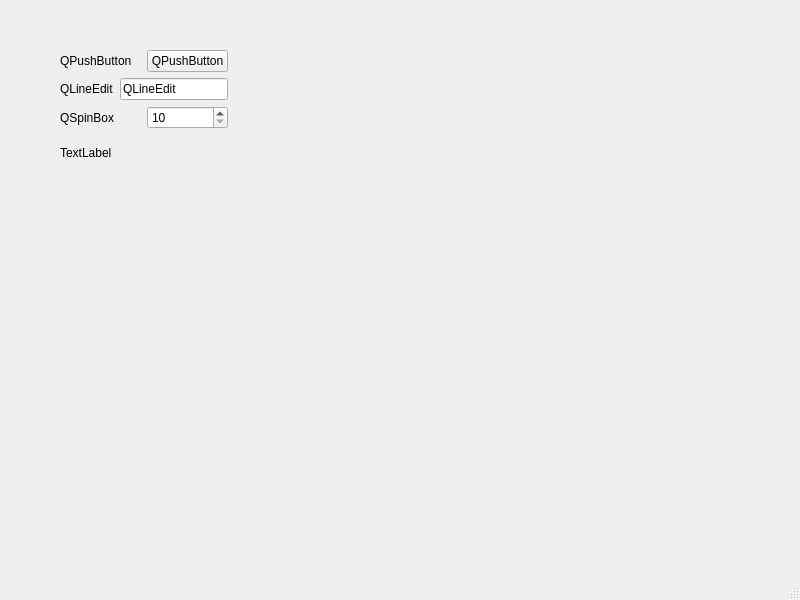
<?xml version="1.0" encoding="UTF-8"?>
<ui version="4.0">
 <class>MainWindow</class>
 <widget class="QMainWindow" name="MainWindow">
  <property name="geometry">
   <rect>
    <x>0</x>
    <y>0</y>
    <width>800</width>
    <height>600</height>
   </rect>
  </property>
  <property name="windowTitle">
   <string>MainWindow</string>
  </property>
  <widget class="QWidget" name="centralwidget">
   <widget class="QWidget" name="">
    <property name="geometry">
     <rect>
      <x>60</x>
      <y>50</y>
      <width>168</width>
      <height>120</height>
     </rect>
    </property>
    <layout class="QVBoxLayout" name="verticalLayout">
     <item>
      <layout class="QHBoxLayout" name="horizontalLayout">
       <item>
        <widget class="QLabel" name="label">
         <property name="text">
          <string>QPushButton</string>
         </property>
        </widget>
       </item>
       <item>
        <widget class="QPushButton" name="pushButton">
         <property name="text">
          <string>QPushButton</string>
         </property>
        </widget>
       </item>
      </layout>
     </item>
     <item>
      <layout class="QHBoxLayout" name="horizontalLayout_2">
       <item>
        <widget class="QLabel" name="label_2">
         <property name="text">
          <string>QLineEdit</string>
         </property>
        </widget>
       </item>
       <item>
        <widget class="QLineEdit" name="lineEdit">
         <property name="text">
          <string>QLineEdit</string>
         </property>
        </widget>
       </item>
      </layout>
     </item>
     <item>
      <layout class="QHBoxLayout" name="horizontalLayout_3">
       <item>
        <widget class="QLabel" name="label_3">
         <property name="text">
          <string>QSpinBox</string>
         </property>
        </widget>
       </item>
       <item>
        <widget class="QSpinBox" name="spinBox">
         <property name="minimum">
          <number>10</number>
         </property>
         <property name="maximum">
          <number>20</number>
         </property>
        </widget>
       </item>
      </layout>
     </item>
     <item>
      <widget class="QLabel" name="label_4">
       <property name="text">
        <string>TextLabel</string>
       </property>
      </widget>
     </item>
    </layout>
   </widget>
  </widget>
  <widget class="QMenuBar" name="menubar">
   <property name="geometry">
    <rect>
     <x>0</x>
     <y>0</y>
     <width>800</width>
     <height>33</height>
    </rect>
   </property>
  </widget>
  <widget class="QStatusBar" name="statusbar"/>
 </widget>
 <resources/>
 <connections/>
</ui>
